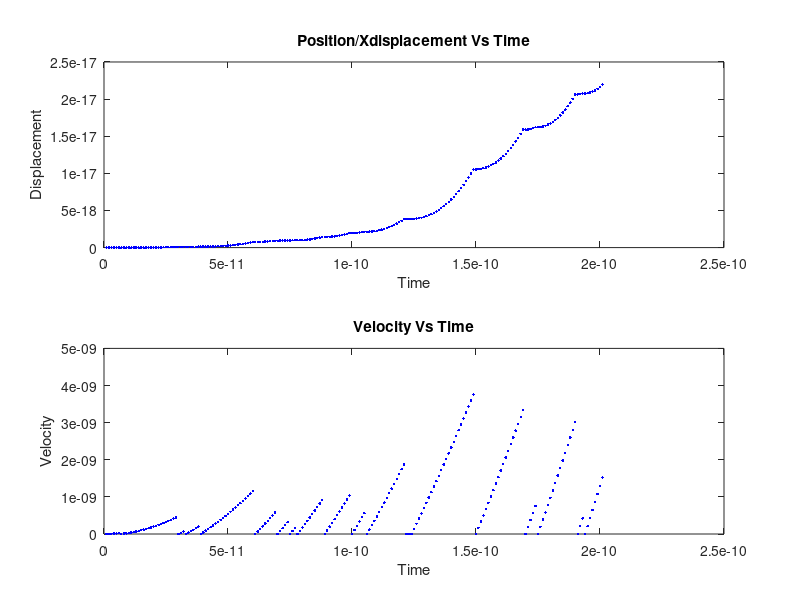

Reproduce this figure in MATLAB.
clc
clear
close all

% Setting Initial locations and velocities
pos = 0;
Vel = 0;
avgV = 0;
sumV = 0; % Holding the sum of Velocities to find the average

stepTime = 1e-12; % setting steptime to 1ps
n = 200; % number of steps
t = stepTime;

pScatter = 1-exp(-stepTime/1e-11); % probability of scattering
F = 10e-31; % setting an arbitrary value for the force.. 10m
m = 9.11e-31; % electron mass
a = F/m; % Acceleration

for i = 1:n
    figure(1)
    subplot(2,1,1)
    plot(t, pos,'b.')
    xlabel('Time')
    ylabel('Displacement')
    title('Position/Xdisplacement Vs Time')
    hold on
    
    subplot(2,1,2)
    plot(t, Vel, 'b.')
    xlabel('Time')
    ylabel('Velocity')  
    title('Velocity Vs Time')
    hold on
    
    t = t + stepTime;
    if(rand(1,1) > pScatter)
        Vel = Vel + a*t;
    else
        Vel = 0;
    end
    sumV = sumV + Vel;
    avgV = sumV/i;
    pos = pos + Vel*t;
    if (i == n)
        subplot(2,1,1)
        plot(t, pos,'b.')
        xlabel('Time')
        ylabel('Displacement')
        hold off
        
        subplot(2,1,2)
        plot(t, Vel,'b.')
        xlabel('Time')
        ylabel('Velocity')
        hold off
    end
    pause(0.001)
end
% the scattering is evident in the velocity plot as the velocity resets to
% zero when the electron scatters, and then starts increasing steadily
% again until the next scatter